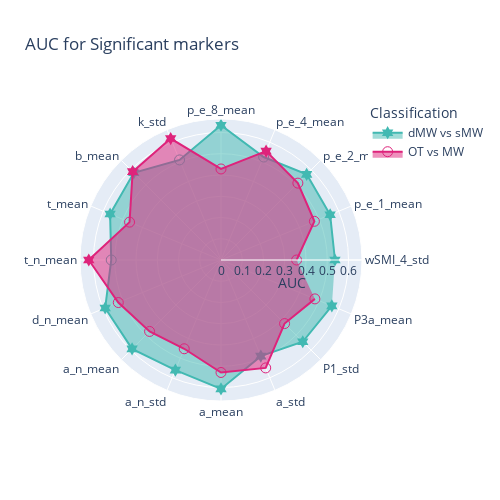

The notebook cell this image was saved under:
### Code cell
mw =aucs_mw[aucs_mw['index'].isin([i for i in signficant_markers])]
mind =aucs_mind[aucs_mind['index'].isin([i for i in signficant_markers])]

fig = go.Figure()

fig.add_trace(go.Scatterpolar(
    r=mw.auc,
    theta=mw['index'],
    fill='toself',
    name='dMW vs sMW', 
    marker = {'color':lblue, 'size': 10},
    marker_symbol= symbol_fun(mw['index'], significant_mw)
))

fig.add_trace(go.Scatterpolar(
    r=mind.auc,
    theta=mind['index'],
    fill='toself',
    name='OT vs MW',
    marker = {'color':pink, 'size': 10},
    marker_symbol= symbol_fun(mind['index'], significant_mind)
))


fig.update_layout(
    title="AUC for Significant markers",
    legend_title="Classification",
    width=500,
    height=500,
    
  polar=dict(
    radialaxis=dict(
    title = 'AUC',
      visible=True,
    ),
  ),
    
  showlegend=True
)

fig.show()
pio.write_json(fig, 'Figs/radar_auc_significant.plotly')

### Figure 1 — Plotly figure (JSON) as saved in the notebook; plotly's stock layout.template omitted (floating-point values rounded to 4 significant figures)
{"data": [{"fill": "toself", "marker": {"color": "#42B9B2", "size": 10, "symbol": ["hexagram", "hexagram", "hexagram", "circle-open", "hexagram", "circle-open", "hexagram", "hexagram", "circle-open", "hexagram", "hexagram", "hexagram", "hexagram", "hexagram", "hexagram", "hexagram"]}, "name": "dMW vs sMW", "r": [0.5363, 0.5559, 0.5701, 0.5244, 0.6341, 0.5097, 0.5804, 0.5649, 0.5166, 0.5899, 0.5917, 0.5607, 0.6066, 0.4898, 0.5442, 0.5647], "theta": ["wSMI_4_std", "p_e_1_mean", "p_e_2_mean", "p_e_4_mean", "p_e_8_mean", "k_std", "b_mean", "t_mean", "t_n_mean", "d_n_mean", "a_n_mean", "a_n_std", "a_mean", "a_std", "P1_std", "P3a_mean"], "type": "scatterpolar"}, {"fill": "toself", "marker": {"color": "#DE237B", "size": 10, "symbol": ["circle-open", "circle-open", "circle-open", "hexagram", "circle-open", "hexagram", "hexagram", "circle-open", "hexagram", "circle-open", "circle-open", "circle-open", "circle-open", "circle-open", "circle-open", "circle-open"]}, "name": "OT vs MW", "r": [0.3557, 0.4757, 0.5115, 0.5545, 0.4283, 0.6186, 0.588, 0.4658, 0.6222, 0.523, 0.4753, 0.4521, 0.5293, 0.5496, 0.4231, 0.4782], "theta": ["wSMI_4_std", "p_e_1_mean", "p_e_2_mean", "p_e_4_mean", "p_e_8_mean", "k_std", "b_mean", "t_mean", "t_n_mean", "d_n_mean", "a_n_mean", "a_n_std", "a_mean", "a_std", "P1_std", "P3a_mean"], "type": "scatterpolar"}], "layout": {"height": 500, "legend": {"title": {"text": "Classification"}}, "polar": {"angularaxis": {"type": "category"}, "radialaxis": {"autorange": true, "range": [0, 0.6641], "title": {"text": "AUC"}, "type": "linear", "visible": true}}, "showlegend": true, "title": {"text": "AUC for Significant markers"}, "width": 500}}
